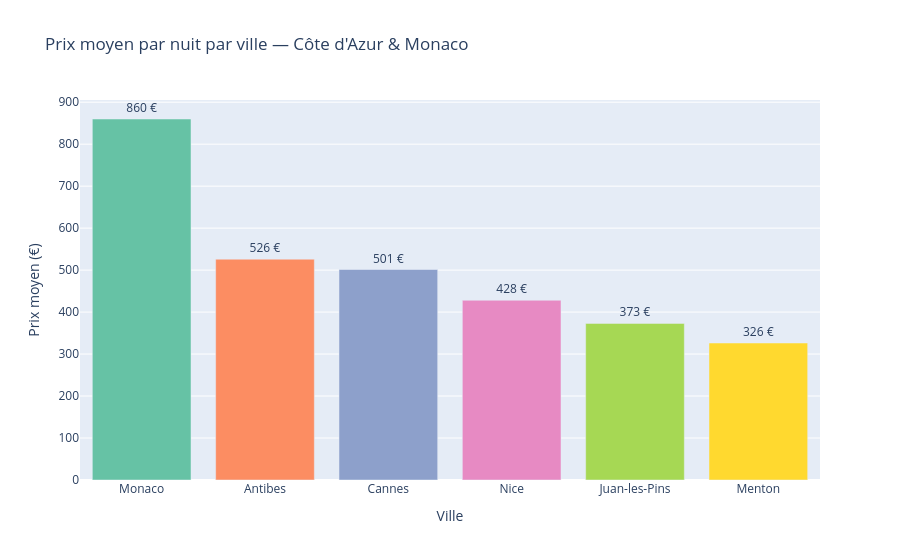

Here is the notebook cell this chart was saved with:
### Code cell
import pandas as pd
import numpy as np
import plotly.express as px
import plotly.graph_objects as go

# Chargement des données
df = pd.read_csv('../data/hotel_prices.csv', parse_dates=['date'])

print(f"Dataset chargé : {df.shape}")
print(f"\nAperçu :")
print(df.head())

# Visualisation 1 — Prix moyen par ville
prix_ville = df.groupby('ville')['prix_nuit'].mean().round(2).reset_index()
prix_ville = prix_ville.sort_values('prix_nuit', ascending=False)

fig1 = px.bar(
    prix_ville,
    x='ville',
    y='prix_nuit',
    title='Prix moyen par nuit par ville — Côte d\'Azur & Monaco',
    color='ville',
    color_discrete_sequence=px.colors.qualitative.Set2,
    text='prix_nuit'
)
fig1.update_traces(texttemplate='%{text:.0f} €', textposition='outside')
fig1.update_layout(
    yaxis_title="Prix moyen (€)",
    xaxis_title="Ville",
    showlegend=False
)
fig1.show()

### Figure 1 — Plotly figure (JSON) as saved in the notebook; plotly's stock layout.template omitted (floating-point values rounded to 4 significant figures)
{"data": [{"hovertemplate": "ville=%{x}<br>prix_nuit=%{text}<extra></extra>", "legendgroup": "Monaco", "marker": {"color": "rgb(102,194,165)", "pattern": {"shape": ""}}, "name": "Monaco", "orientation": "v", "showlegend": true, "text": [860.0], "textposition": "outside", "texttemplate": "%{text:.0f} €", "type": "bar", "x": ["Monaco"], "xaxis": "x", "y": [860.0], "yaxis": "y"}, {"hovertemplate": "ville=%{x}<br>prix_nuit=%{text}<extra></extra>", "legendgroup": "Antibes", "marker": {"color": "rgb(252,141,98)", "pattern": {"shape": ""}}, "name": "Antibes", "orientation": "v", "showlegend": true, "text": [526.0], "textposition": "outside", "texttemplate": "%{text:.0f} €", "type": "bar", "x": ["Antibes"], "xaxis": "x", "y": [526.0], "yaxis": "y"}, {"hovertemplate": "ville=%{x}<br>prix_nuit=%{text}<extra></extra>", "legendgroup": "Cannes", "marker": {"color": "rgb(141,160,203)", "pattern": {"shape": ""}}, "name": "Cannes", "orientation": "v", "showlegend": true, "text": [501.4], "textposition": "outside", "texttemplate": "%{text:.0f} €", "type": "bar", "x": ["Cannes"], "xaxis": "x", "y": [501.4], "yaxis": "y"}, {"hovertemplate": "ville=%{x}<br>prix_nuit=%{text}<extra></extra>", "legendgroup": "Nice", "marker": {"color": "rgb(231,138,195)", "pattern": {"shape": ""}}, "name": "Nice", "orientation": "v", "showlegend": true, "text": [428.2], "textposition": "outside", "texttemplate": "%{text:.0f} €", "type": "bar", "x": ["Nice"], "xaxis": "x", "y": [428.2], "yaxis": "y"}, {"hovertemplate": "ville=%{x}<br>prix_nuit=%{text}<extra></extra>", "legendgroup": "Juan-les-Pins", "marker": {"color": "rgb(166,216,84)", "pattern": {"shape": ""}}, "name": "Juan-les-Pins", "orientation": "v", "showlegend": true, "text": [373.1], "textposition": "outside", "texttemplate": "%{text:.0f} €", "type": "bar", "x": ["Juan-les-Pins"], "xaxis": "x", "y": [373.1], "yaxis": "y"}, {"hovertemplate": "ville=%{x}<br>prix_nuit=%{text}<extra></extra>", "legendgroup": "Menton", "marker": {"color": "rgb(255,217,47)", "pattern": {"shape": ""}}, "name": "Menton", "orientation": "v", "showlegend": true, "text": [326.3], "textposition": "outside", "texttemplate": "%{text:.0f} €", "type": "bar", "x": ["Menton"], "xaxis": "x", "y": [326.3], "yaxis": "y"}], "layout": {"barmode": "relative", "legend": {"title": {"text": "ville"}, "tracegroupgap": 0}, "showlegend": false, "title": {"text": "Prix moyen par nuit par ville — Côte d'Azur & Monaco"}, "xaxis": {"anchor": "y", "categoryarray": ["Monaco", "Antibes", "Cannes", "Nice", "Juan-les-Pins", "Menton"], "categoryorder": "array", "domain": [0, 1], "title": {"text": "Ville"}}, "yaxis": {"anchor": "x", "domain": [0, 1], "title": {"text": "Prix moyen (€)"}}}}
